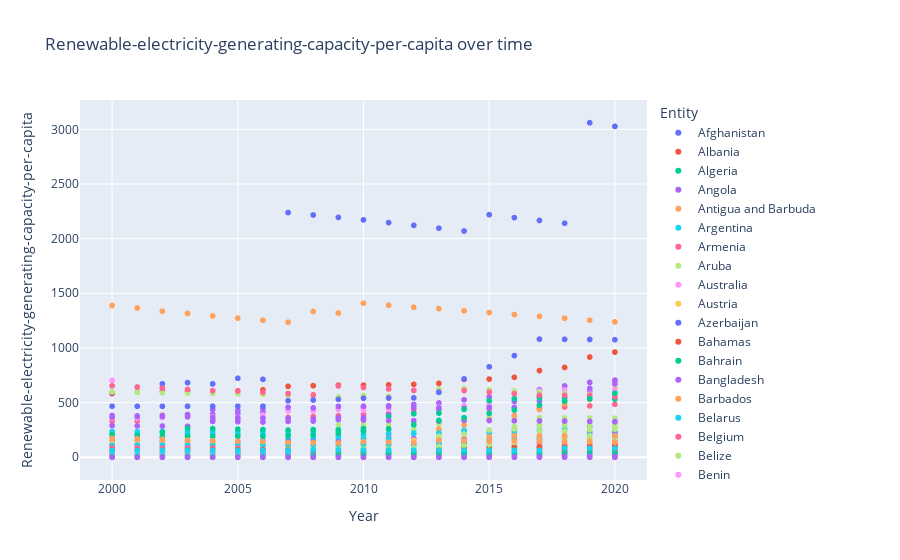

Notebook code cell kept with this figure:
### Code cell
# explore the Renewable-electricity-generating-capacity-per-capita

fig = px.scatter(df, x='Year', y='Renewable-electricity-generating-capacity-per-capita', color='Entity', title='Renewable-electricity-generating-capacity-per-capita over time')
fig.show()
